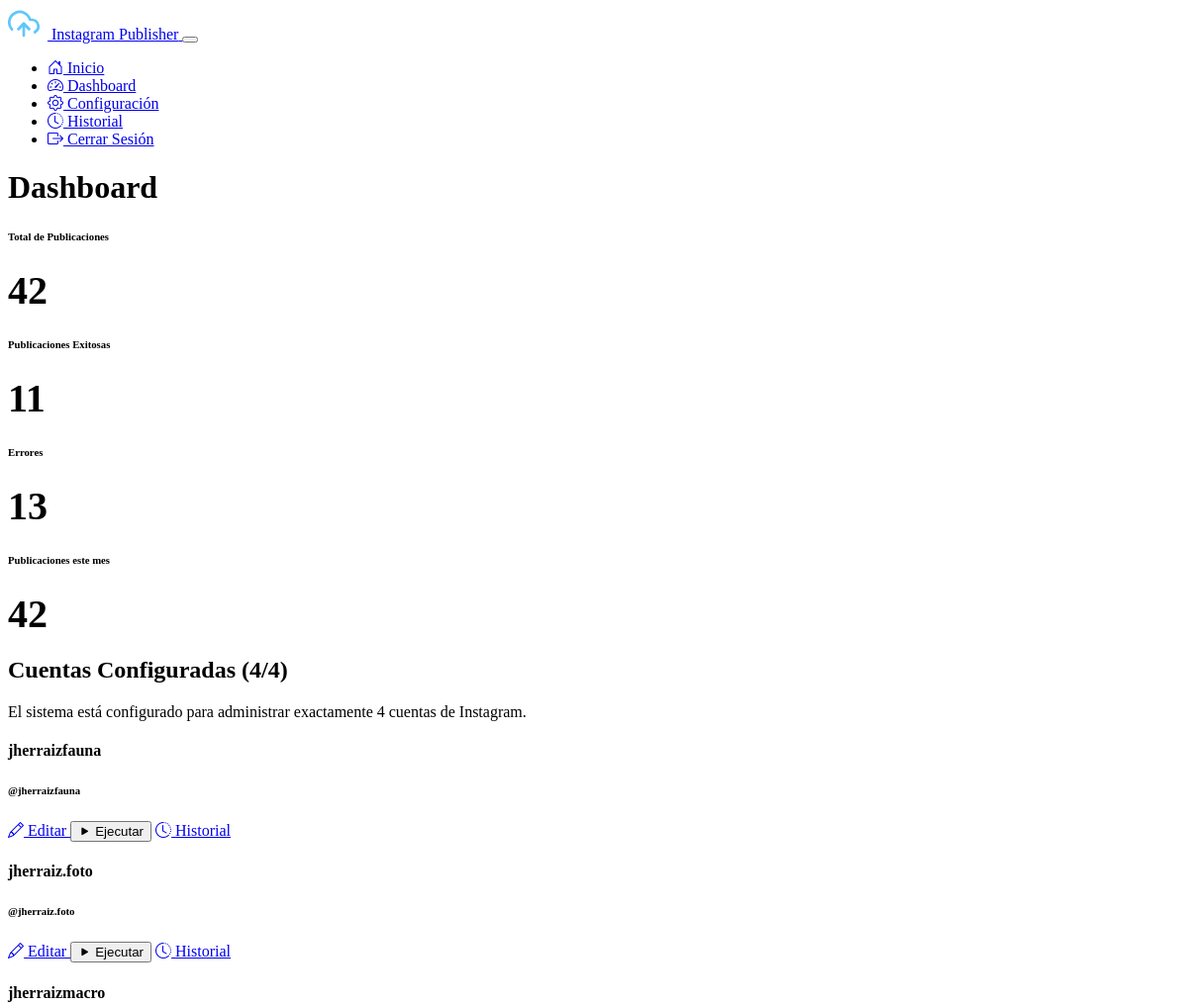
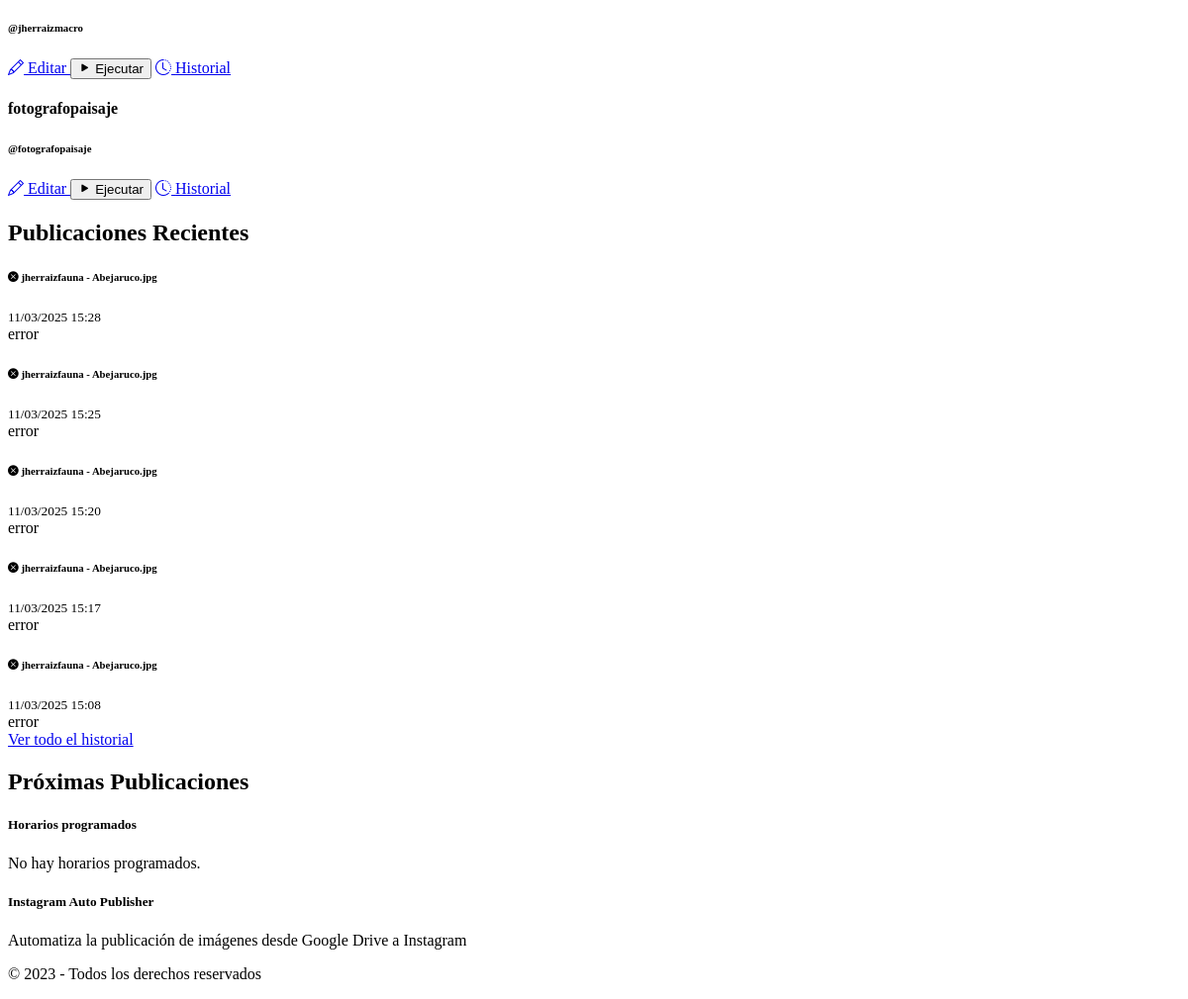
Page /dashboard (signed in) on the earlier database version (2 pictures, top to bottom).
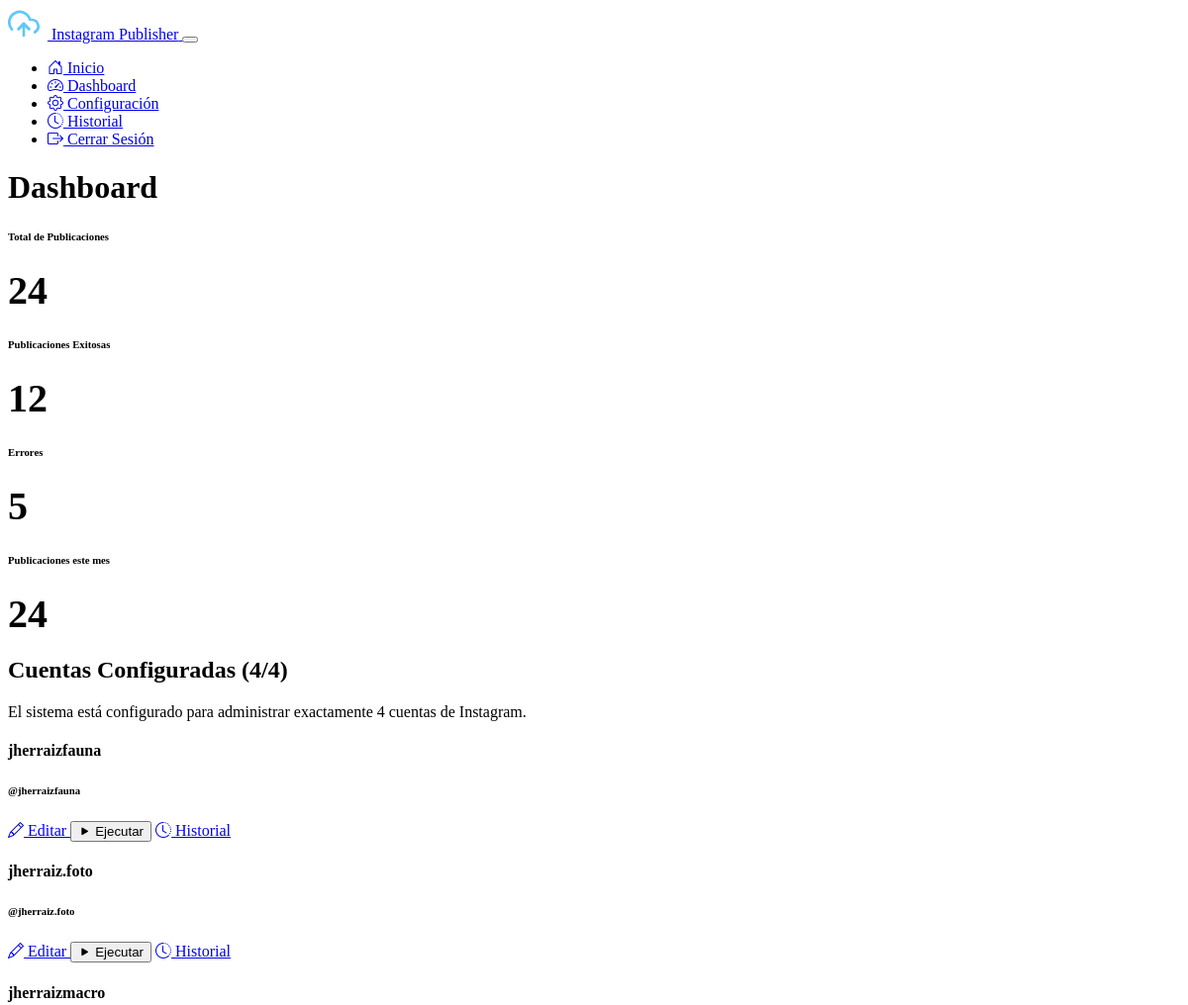
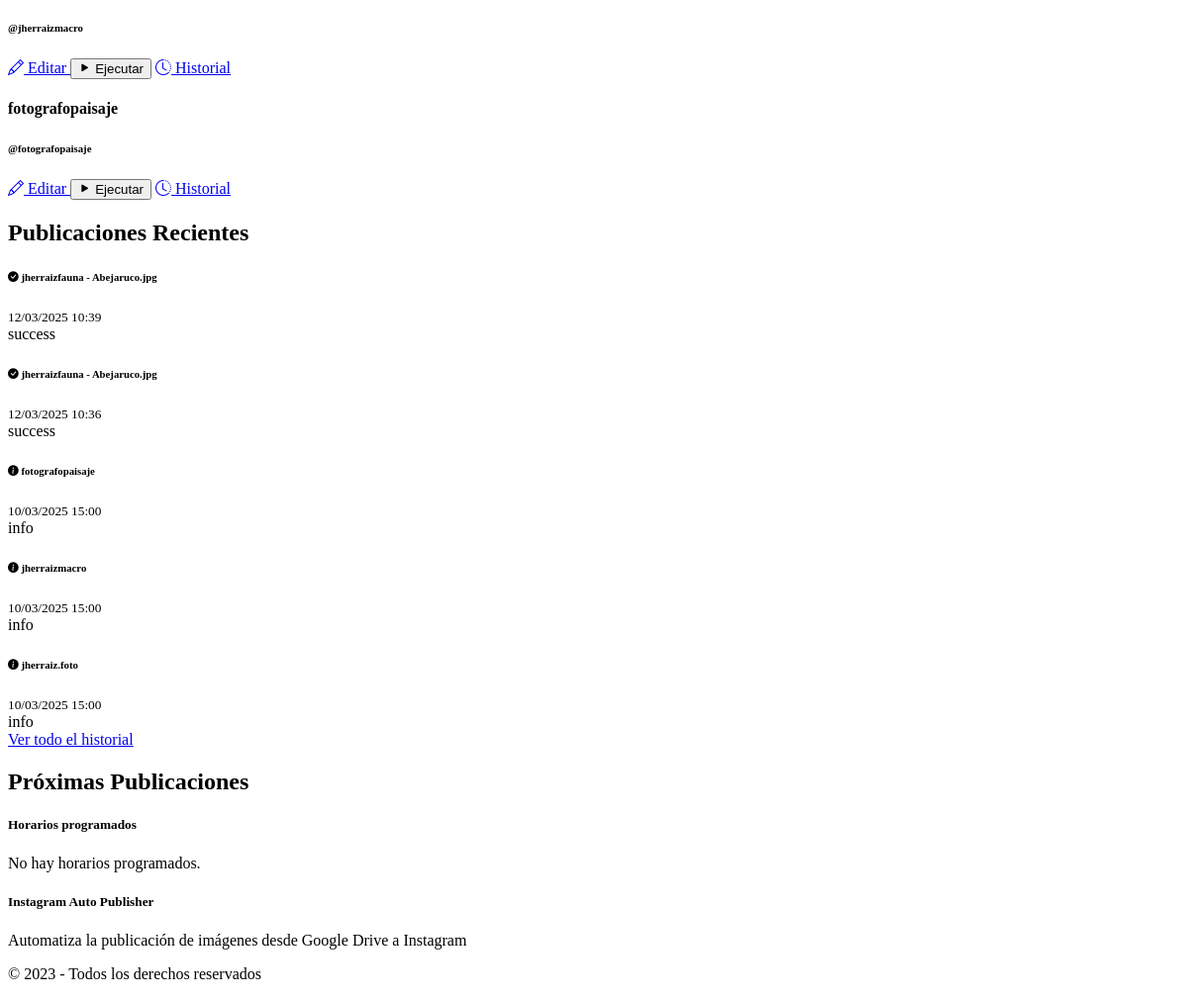
Same page on the later database version (2 pictures, top to bottom).
### models.py (models this page shows)
class Account(db.Model):
    id = db.Column(db.Integer, primary_key=True)
    name = db.Column(db.String(100), nullable=False)
    instagram_username = db.Column(db.String(100), nullable=False)
    instagram_password = db.Column(db.String(100), nullable=False)
    google_credentials = db.Column(db.Text)
    folder_id = db.Column(db.String(100))
    gemini_api_key = db.Column(db.String(100))
    created_at = db.Column(db.DateTime, default=datetime.utcnow)
    updated_at = db.Column(db.DateTime, default=datetime.utcnow, onupdate=datetime.utcnow)
    publications = db.relationship('PublicationHistory', backref='account', lazy=True)
    gemini_prompt = db.Column(db.Text, default="Describe la imagen que te envío con un texto continuo ideal para un pie de foto en Instagram. Identifica la especie del ave y proporciona detalles sobre su aspecto, hábitat y distribución, manteniendo un tono natural, atractivo y animado. Incluye emojis y hashtags adecuados para resaltar la belleza de la naturaleza y la fotografía de aves. Con enfoque en la fotografía. Responde únicamente con el texto solicitado, sin añadir introducciones ni comentarios adicionales.")
    morning_post = db.Column(db.Boolean, default=True)
    morning_time = db.Column(db.String(5), default="08:00")
    afternoon_post = db.Column(db.Boolean, default=True)
    afternoon_time = db.Column(db.String(5), default="15:00")
    evening_post = db.Column(db.Boolean, default=True)
    evening_time = db.Column(db.String(5), default="22:00")

class PublicationHistory(db.Model):
    id = db.Column(db.Integer, primary_key=True)
    account_id = db.Column(db.Integer, db.ForeignKey('account.id'), nullable=False)
    timestamp = db.Column(db.DateTime, default=datetime.utcnow)
    status = db.Column(db.String(20))
    details = db.Column(db.Text)
    image_name = db.Column(db.String(255), nullable=True)

### app.py (the view)
@app.route('/dashboard')
@login_required
def dashboard():
    accounts = Account.query.all()
    total_posts = PublicationHistory.query.count()
    success_posts = PublicationHistory.query.filter_by(status='success').count()
    error_posts = PublicationHistory.query.filter_by(status='error').count()
    recent_publications = PublicationHistory.query.order_by(PublicationHistory.timestamp.desc()).limit(5).all()
    current_month = datetime.now().month
    current_year = datetime.now().year
    monthly_posts = PublicationHistory.query.filter(
        (db.extract('month', PublicationHistory.timestamp) == current_month) &
        (db.extract('year', PublicationHistory.timestamp) == current_year)
    ).count()
    return render_template('dashboard.html',
                           accounts=accounts,
                           total_posts=total_posts,
                           success_posts=success_posts,
                           error_posts=error_posts,
                           recent_publications=recent_publications,
                           monthly_posts=monthly_posts)

### app.py (called while the page is built)
@login_manager.user_loader
def load_user(user_id):
    return User.query.get(int(user_id))

### templates/dashboard.html (shortened to what the changed rows need)
{% extends 'base.html' %}
{% block content %}
<div class="container">
    <h1 class="mb-4">Dashboard</h1>
    <div class="row g-4 mb-5">
        <div class="col-md-3">
            <div class="card h-100 bg-primary bg-opacity-10 border-primary">
                <div class="card-body text-center p-4">
                    <h6 class="text-muted mb-3">Total de Publicaciones</h6>
                    <div class="dashboard-number">{{ total_posts }}</div>
                </div>
            </div>
        </div>
        <div class="col-md-3">
            <div class="card h-100 bg-success bg-opacity-10 border-success">
                <div class="card-body text-center p-4">
                    <h6 class="text-muted mb-3">Publicaciones Exitosas</h6>
                    <div class="dashboard-number text-success">{{ success_posts }}</div>
                </div>
            </div>
        </div>
        <div class="col-md-3">
            <div class="card h-100 bg-danger bg-opacity-10 border-danger">
                <div class="card-body text-center p-4">
                    <h6 class="text-muted mb-3">Errores</h6>
                    <div class="dashboard-number text-danger">{{ error_posts }}</div>
                </div>
            </div>
        </div>
        <div class="col-md-3">
            <div class="card h-100 bg-info bg-opacity-10 border-info">
                <div class="card-body text-center p-4">
                    <h6 class="text-muted mb-3">Publicaciones este mes</h6>
                    <div class="dashboard-number text-info">{{ monthly_posts }}</div>
                </div>
            </div>
        </div>
    </div>
    <h2 class="mb-3">Cuentas Configuradas ({{ accounts|length }}/4)</h2>
    <div class="row g-4 mb-5">
        {% for account in accounts %}
        <div class="col-lg-4 col-md-6">
            <div class="card h-100 account-card">
                <div class="card-body">
                    <h4 class="card-title">{{ account.name }}</h4>
                    <h6 class="card-subtitle mb-2 text-muted">@{{ account.instagram_username }}</h6>
                    <div class="d-flex mt-3">
                        <a href="{{ url_for('edit_account', account_id=account.id) }}" class="btn btn-sm btn-outline-primary me-2">
                            <i class="bi bi-pencil"></i> Editar
                        </a>
                        <button type="button" class="btn btn-sm btn-outline-success me-2 run-script" data-account-id="{{ account.id }}">
                            <span class="button-text"><i class="bi bi-play-fill"></i> Ejecutar</span>
                        </button>
                        <a href="{{ url_for('history', account_id=account.id) }}" class="btn btn-sm btn-outline-secondary">
                            <i class="bi bi-clock-history"></i> Historial
                        </a>
                    </div>
                </div>
            </div>
        </div>
        {% endfor %}
    </div>
    <div class="row mb-5">
        <div class="col-md-8">
            <h2 class="mb-3">Publicaciones Recientes</h2>
            {% if recent_publications %}
            <div class="card">
                <div class="card-body p-0">
                    <div class="list-group list-group-flush">
                        {% for pub in recent_publications %}
                        <div class="list-group-item">
                            <div class="d-flex justify-content-between align-items-center">
                                <div>
                                    <h6 class="mb-1">
                                        {% if pub.status == 'success' %}
                                        <i class="bi bi-check-circle-fill text-success"></i>
                                        {% elif pub.status == 'error' %}
                                        <i class="bi bi-x-circle-fill text-danger"></i>
                                        {% else %}
                                        <i class="bi bi-info-circle-fill text-info"></i>
                                        {% endif %}
                                        {{ pub.account.name }}
                                        {% if pub.image_name %}
                                        - {{ pub.image_name }}
                                        {% endif %}
                                    </h6>
                                    <small class="text-muted">{{ pub.timestamp.strftime('%d/%m/%Y %H:%M') }}</small>
                                </div>
                                <span class="badge {% if pub.status == 'success' %}bg-success{% elif pub.status == 'error' %}bg-danger{% else %}bg-info{% endif %}">
                                    {{ pub.status }}
                                </span>
                            </div>
                        </div>
                        {% endfor %}
                    </div>
                </div>
            </div>
            {% else %}
            <div class="alert alert-info">
                <p>No hay publicaciones recientes para mostrar.</p>
            </div>
            {% endif %}
        </div>
        <div class="col-md-4">
            <h2 class="mb-3">Próximas Publicaciones</h2>
                    {% set has_schedules = false %}
                    {% for account in accounts %}
                        {% if account.morning_post or account.afternoon_post or account.evening_post %}
                            {% set has_schedules = true %}
                        {% endif %}
                    {% endfor %}
        </div>
    </div>
</div>
{% endblock %}

Differences in the rows shown:
removed PublicationHistory: account.name "jherraizfauna", image_name "Abejaruco.jpg", timestamp "11/03/2025 15:28", status "error"
removed PublicationHistory: account.name "jherraizfauna", image_name "Abejaruco.jpg", timestamp "11/03/2025 15:25", status "error"
removed PublicationHistory: account.name "jherraizfauna", image_name "Abejaruco.jpg", timestamp "11/03/2025 15:20", status "error"
removed PublicationHistory: account.name "jherraizfauna", image_name "Abejaruco.jpg", timestamp "11/03/2025 15:17", status "error"
removed PublicationHistory: account.name "jherraizfauna", image_name "Abejaruco.jpg", timestamp "11/03/2025 15:08", status "error"
now on this page (row edited): PublicationHistory: account.name "jherraizfauna", image_name "Abejaruco.jpg", timestamp "12/03/2025 10:39", status "success"
now on this page (row edited): PublicationHistory: account.name "jherraizfauna", image_name "Abejaruco.jpg", timestamp "12/03/2025 10:36", status "success"
now on this page (row edited): PublicationHistory: account.name "fotografopaisaje", timestamp "10/03/2025 15:00", status "info"
now on this page (row edited): PublicationHistory: account.name "jherraizmacro", timestamp "10/03/2025 15:00", status "info"
now on this page (row edited): PublicationHistory: account.name "jherraiz.foto", timestamp "10/03/2025 15:00", status "info"
Other differences:
{{ total_posts }}: "42" → "24"
{{ success_posts }}: "11" → "12"
{{ error_posts }}: "13" → "5"
{{ monthly_posts }}: "42" → "24"
